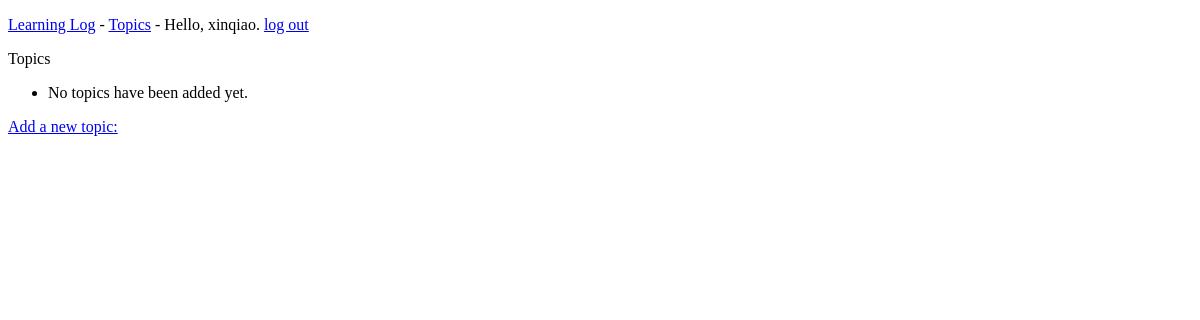
Page /topics/ (signed in) on the earlier database version.
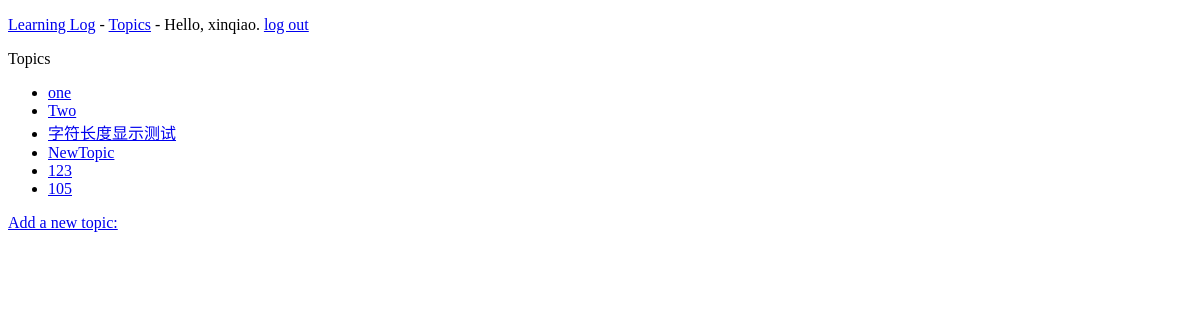
Same page on the later database version.
### llogs/models.py (models this page shows)
class Topic(models.Model):
    text = models.CharField(max_length = 200)
    date_added = models.DateField(auto_now_add = True)
    owner = models.ForeignKey(User, on_delete = models.CASCADE)
    def __str__(self):
        return self.text

### llogs/views.py (the view)
# urls.py: path('topics/', views.topics, name = 'topics'),
@login_required
def topics(request):
    topics = Topic.objects.filter(owner=request.user).order_by('date_added')
    context = {'topics': topics}
    return render(request, 'llogs/topics.html', context)

### llogs/templates/llogs/topics.html (shortened to what this page needs)
<!DOCTYPE html>
<html lang="en">
<head>
</head>
<body>
{% extends "llogs/base.html" %}
{% block content %}
  <p>Topics</p>
  <ul>
    {% for topic in topics %}
      <li><a href="{% url 'llogs:topic' topic.id %}">{{ topic }}</a></li>
    {% empty %}
      <li>No topics have been added yet.</li>
    {% endfor %}
  </ul>
  <a href="{% url 'llogs:new_topic' %}">Add a new topic:</a>
{% endblock content %}

### llogs/templates/llogs/base.html (shortened to what this page needs)
<!DOCTYPE html>
<html lang="en">
<head>
</head>
<body>
<p>
    <a href="{% url 'llogs:index' %}">Learning Log</a> -
    <a href="{% url 'llogs:topics' %}">Topics</a> -
    {% if user.is_authenticated %}
        Hello, {{ user.username }}.
        <a href="{% url 'users:logout' %}">log out</a>
    {% else %}
        <a href="{% url 'users:register' %}">register</a> -
        <a href="{% url 'users:login' %}">log in</a>
    {% endif %}
</p>
{% block content %}{% endblock content %}
</body>
</html>

Differences in the rows shown:
now on this page (row edited): Topic: text "one"
now on this page (row edited): Topic: text "Two"
now on this page (row edited): Topic: text "字符长度显示测试"
now on this page (row edited): Topic: text "NewTopic"
now on this page (row edited): Topic: text "123"
now on this page (row edited): Topic: text "105"
Other differences:
text no longer shown: "No topics have been added yet."
